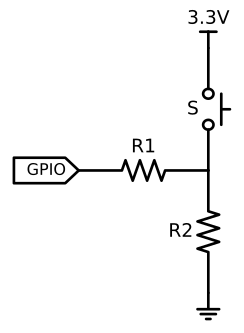

This figure's Python source:
import schemdraw
import schemdraw.elements as elm

d = schemdraw.Drawing()
V = d.add(elm.Vdd(label='3.3V'))
S = d.add(elm.Button(d='down', label='S'))
d.push()
R1 = d.add(elm.Resistor(d='left', label='R1'))
P = d.add(elm.Tag(d='left', label='GPIO'))
d.pop()
R2 = d.add(elm.Resistor(d='down', label='R2'))
G = d.add(elm.Ground)

d.save('schem-input.svg')

d = schemdraw.Drawing()
V = d.add(elm.Vdd(label='3.3V'))
S = d.add(elm.Button(d='down', label='S'))
R1 = d.add(elm.Resistor(d='left', label='R1'))
P = d.add(elm.Tag(d='left', label='GPIO'))

d.save('schem-floating.svg')

